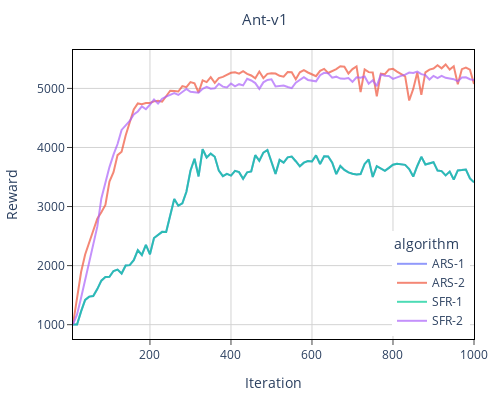
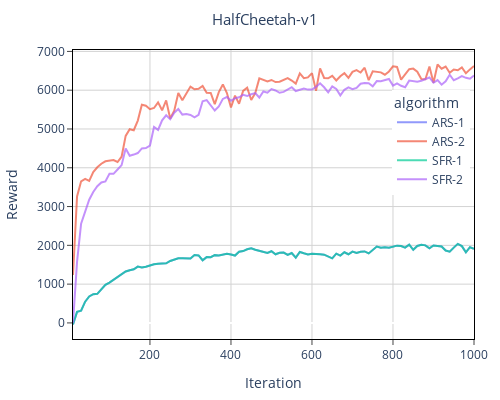
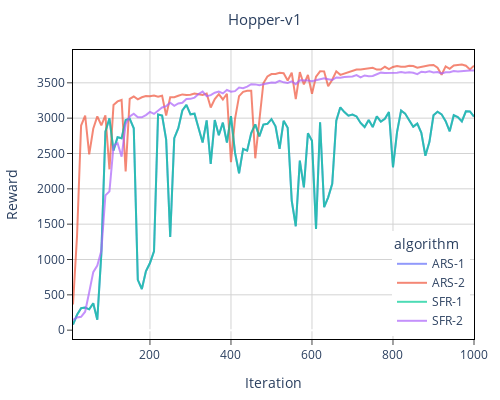
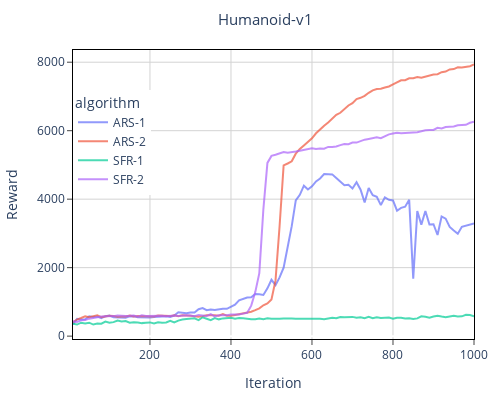

Write notebook code for charts like these, in order.
### Code cell
for env_name, df in data.groupby("task"):
    plot_env(env_name, df)
